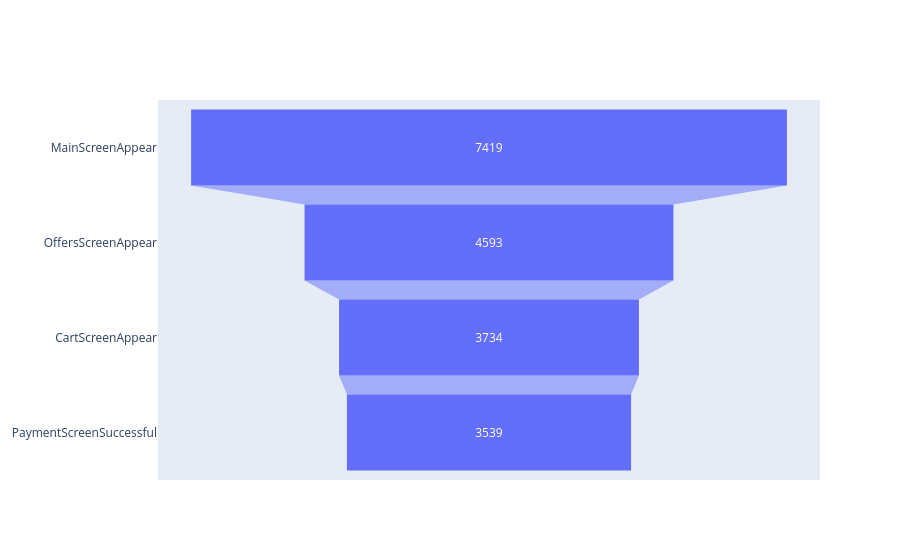

The code cell stored with this chart in its notebook:
### Code cell
from plotly import graph_objects as go
fig = go.Figure(go.Funnel(
    y = ["MainScreenAppear","OffersScreenAppear", "CartScreenAppear", "PaymentScreenSuccessful"],
    x = [7419, 4593,  3734, 3539]
    ))
fig.show()

### Figure 1 — Plotly figure (JSON) as saved in the notebook; plotly's stock layout.template omitted (floating-point values rounded to 4 significant figures)
{"data": [{"type": "funnel", "x": [7419, 4593, 3734, 3539], "y": ["MainScreenAppear", "OffersScreenAppear", "CartScreenAppear", "PaymentScreenSuccessful"]}], "layout": {}}
